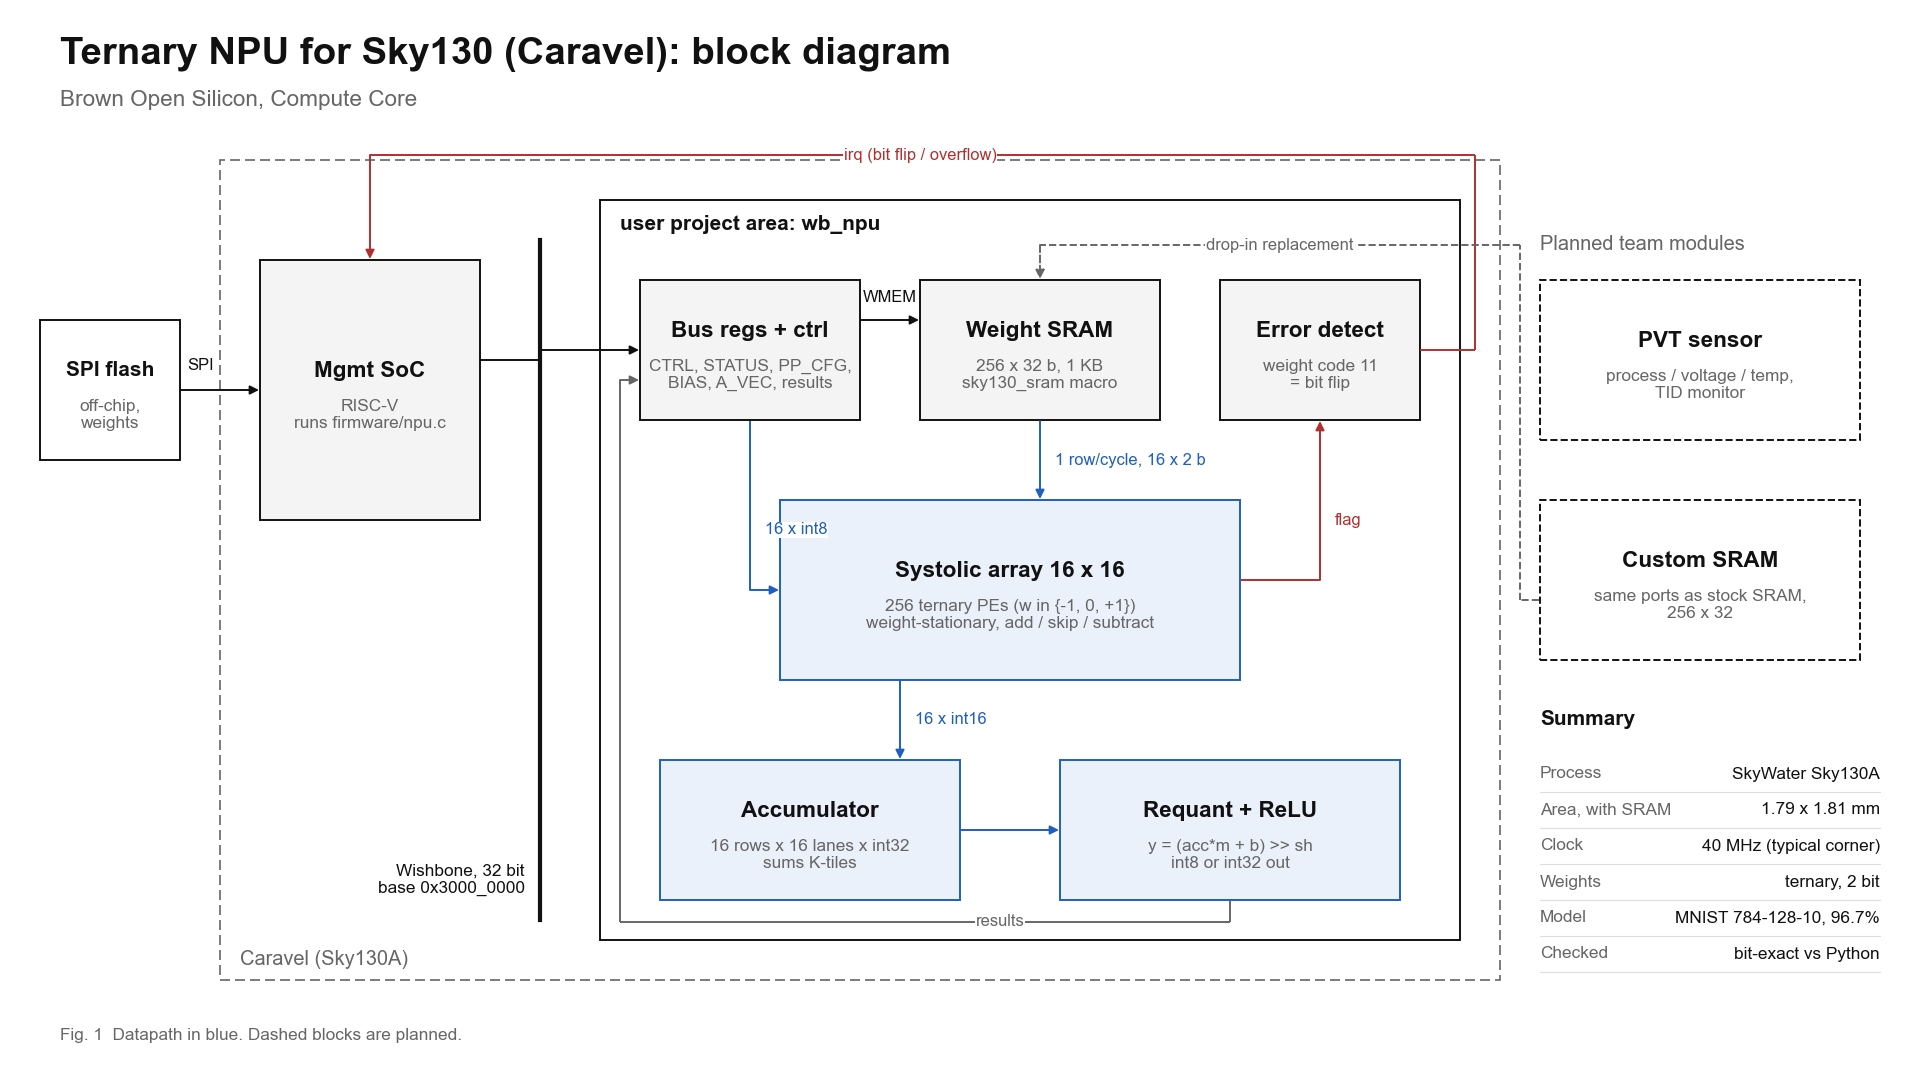

The script that saved this image:
"""Block diagram for the README: python3 docs/img/block_diagram.py (needs matplotlib)."""
import matplotlib
matplotlib.use("Agg")
import matplotlib.pyplot as plt
from matplotlib.patches import Rectangle, FancyArrowPatch
import os
from matplotlib import font_manager
plt.rcParams["font.family"] = ["Arial", "Helvetica", "DejaVu Sans"]
PIX = None                                             # headings use the same font

fig = plt.figure(figsize=(19.2, 10.8), dpi=100)
ax = fig.add_axes([0, 0, 1, 1]); ax.set_xlim(0, 192); ax.set_ylim(0, 108); ax.axis("off")
fig.patch.set_facecolor("white")
K, G, B = "#111111", "#666666", "#1f5fbf"     # ink, gray, one accent for the datapath

def block(x, y, w, h, name, detail="", fc="#f4f4f4", ec=K, ls="-", bold=True, size=16.2):
    ax.add_patch(Rectangle((x, y), w, h, fc=fc, ec=ec, lw=1.4, ls=ls))
    ty = y + h / 2 + (1.9 if detail else 0)
    ax.text(x + w / 2, ty, name, ha="center", va="center", fontsize=size,
            fontweight="bold" if bold else "normal", family=None, color=K)
    if detail:
        ax.text(x + w / 2, y + h / 2 - 2.5, detail, ha="center", va="center", fontsize=12.4, color=G)

def wire(pts, col=K, lw=1.4, label=None, lpos=None, ha="center", head=True, ls="-"):
    for (x1, y1), (x2, y2) in zip(pts[:-2], pts[1:-1]):
        ax.plot([x1, x2], [y1, y2], color=col, lw=lw, ls=ls, solid_capstyle="butt")
    (x1, y1), (x2, y2) = pts[-2], pts[-1]
    ax.add_patch(FancyArrowPatch((x1, y1), (x2, y2), arrowstyle="-|>" if head else "-",
                                 mutation_scale=13, color=col, lw=lw, ls=ls, shrinkA=0, shrinkB=0))
    if label:
        ax.text(*lpos, label, fontsize=11.9, color=col, ha=ha, va="center",
                bbox=dict(fc="white", ec="none", pad=0.6))

# title, plain
ax.text(6, 102.5, "Ternary NPU for Sky130 (Caravel): block diagram", fontsize=27.5, fontweight="bold", color=K, va="center")
ax.text(6, 98, "Brown Open Silicon, Compute Core", fontsize=16.2, color=G, va="center")

# Caravel boundary
ax.add_patch(Rectangle((22, 10), 128, 82, fc="none", ec=G, lw=1.2, ls=(0, (6, 3))))
ax.text(24, 11.5, "Caravel (Sky130A)", fontsize=14.4, color=G, style="normal")

# off-chip flash
block(4, 62, 14, 14, "SPI flash", "off-chip,\nweights", fc="white", size=15.0)

# management SoC
block(26, 56, 22, 26, "Mgmt SoC", "RISC-V\nruns firmware/npu.c", size=16.2)
wire([(18, 69), (25.9, 69)], label="SPI", lpos=(20, 71.5))

# Wishbone bus as a vertical line
ax.plot([54, 54], [16, 84], color=K, lw=3)
ax.text(52.5, 20, "Wishbone, 32 bit\nbase 0x3000_0000", fontsize=12.4, color=K, ha="right", va="center")
wire([(48, 72), (54, 72)], head=False)

# user project area
ax.add_patch(Rectangle((60, 14), 86, 74, fc="none", ec=K, lw=1.4))
ax.text(62, 85, "user project area: wb_npu", fontsize=15.0, fontweight="bold", color=K)

block(64, 66, 22, 14, "Bus regs + ctrl", "CTRL, STATUS, PP_CFG,\nBIAS, A_VEC, results")
wire([(54, 73), (63.9, 73)])
block(92, 66, 24, 14, "Weight SRAM", "256 x 32 b, 1 KB\nsky130_sram macro")
wire([(86, 76), (91.9, 76)], label="WMEM", lpos=(89, 78.3))
block(122, 66, 20, 14, "Error detect", "weight code 11\n= bit flip")

block(78, 40, 46, 18, "Systolic array 16 x 16", "256 ternary PEs (w in {-1, 0, +1})\nweight-stationary, add / skip / subtract", fc="#eaf1fb", ec=B)
wire([(104, 65.9), (104, 58.1)], col=B, label="1 row/cycle, 16 x 2 b", lpos=(105.5, 62), ha="left")
wire([(75, 65.9), (75, 49), (77.9, 49)], col=B, label="16 x int8", lpos=(76.5, 55), ha="left")
wire([(124.1, 50), (132, 50), (132, 65.9)], col="#b03030", label="flag", lpos=(133.5, 56), ha="left")

block(66, 18, 30, 14, "Accumulator", "16 rows x 16 lanes x int32\nsums K-tiles", fc="#eaf1fb", ec=B)
block(106, 18, 34, 14, "Requant + ReLU", "y = (acc*m + b) >> sh\nint8 or int32 out", fc="#eaf1fb", ec=B)
wire([(90, 39.9), (90, 32.1)], col=B, label="16 x int16", lpos=(91.5, 36), ha="left")
wire([(96, 25), (105.9, 25)], col=B)
wire([(123, 17.9), (123, 15.8), (62, 15.8), (62, 70), (63.9, 70)], col=G, label="results", lpos=(100, 15.8))

# irq back to the CPU
wire([(142, 73), (147.5, 73), (147.5, 92.5), (37, 92.5), (37, 82.1)], col="#b03030",
     label="irq (bit flip / overflow)", lpos=(92, 92.5))

# planned modules, dashed
block(154, 64, 32, 16, "PVT sensor", "process / voltage / temp,\nTID monitor", fc="white", ls="--")
block(154, 42, 32, 16, "Custom SRAM", "same ports as stock SRAM,\n256 x 32", fc="white", ls="--")
ax.text(154, 83, "Planned team modules", fontsize=14.4, color=G, style="normal")
wire([(153.9, 48), (152, 48), (152, 83.5), (104, 83.5), (104, 80.1)], col=G, ls="--", label="drop-in replacement", lpos=(128, 83.5))

# spec table
rows = [("Process", "SkyWater Sky130A"), ("Area, with SRAM", "1.79 x 1.81 mm"),
        ("Clock", "40 MHz (typical corner)"), ("Weights", "ternary, 2 bit"),
        ("Model", "MNIST 784-128-10, 96.7%"), ("Checked", "bit-exact vs Python")]
x0, y0 = 154, 34
ax.text(x0, y0 + 1.5, "Summary", fontsize=15.0, fontweight="bold", color=K)
for i, (k, v) in enumerate(rows):
    y = y0 - 3.4 - i * 3.6
    ax.plot([x0, 188], [y - 1.8, y - 1.8], color="#dddddd", lw=0.8)
    ax.text(x0, y, k, fontsize=12.4, color=G, va="center")
    ax.text(188, y, v, fontsize=12.4, color=K, va="center", ha="right")

ax.text(6, 4, "Fig. 1  Datapath in blue. Dashed blocks are planned.", fontsize=12.4, color=G)
fig.savefig(os.path.join(os.path.dirname(os.path.abspath(__file__)), "block_diagram.png"), facecolor="white")
print("ok")
